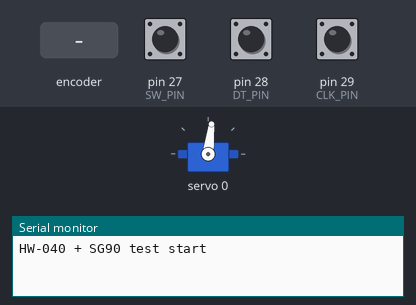
Bench run of a sketch on a simulated Arduino Mega 2560, built with avr-gcc and run on an emulated ATmega2560. On the bench: servo, the last lines printed to the serial monitor. The test bench sets the inputs (shaded band); at power-on: pin 27 (SW_PIN) HIGH, pin 28 (DT_PIN) HIGH, pin 29 (CLK_PIN) HIGH.

Above: at 1.2 s.
1.3 s: rotary encoder on pin 29 (CLK_PIN) / pin 28 (DT_PIN) turned 3 steps (first pin leading)
At 2.0 s:
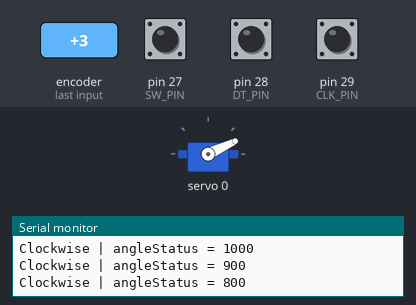
4.3 s: rotary encoder on pin 29 (CLK_PIN) / pin 28 (DT_PIN) turned 1 step (first pin leading)
At 5.2 s:
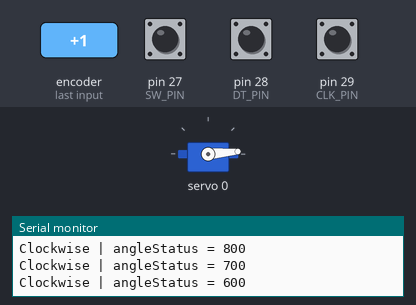
6.0 s: pin 27 (SW_PIN) pulled LOW for 0.15 s
At 7.1 s:
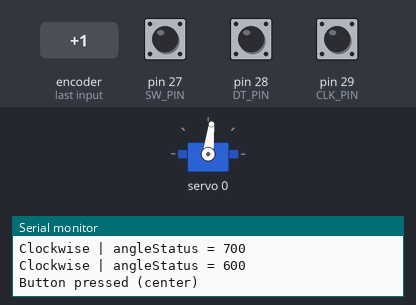
7.6 s: rotary encoder on pin 29 (CLK_PIN) / pin 28 (DT_PIN) turned 2 steps (second pin leading)
At 8.8 s:
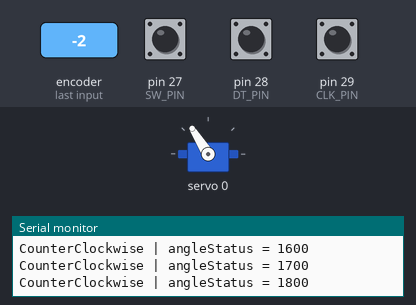
9.5 s: rotary encoder on pin 29 (CLK_PIN) / pin 28 (DT_PIN) turned 2 steps (second pin leading)
At 10.2 s:
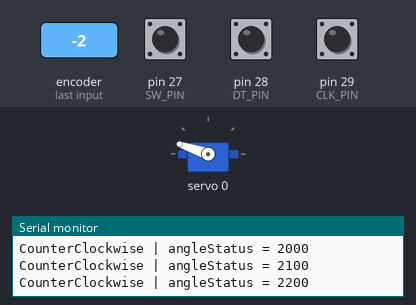
11.4 s: pin 27 (SW_PIN) pulled LOW for 1 s
At 12.4 s:
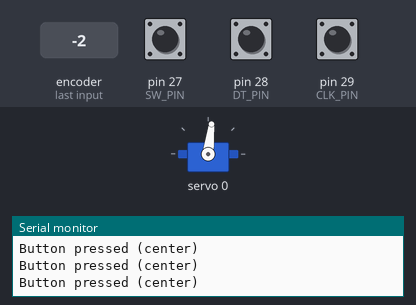
Timing chart, 0 to 14.4 s (numbered marks = the images above; inputs shaded):
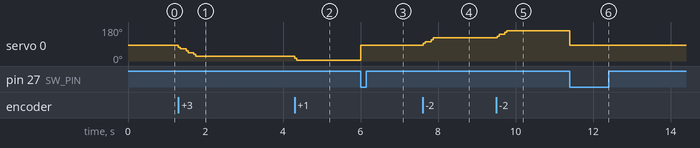

The sketch:

Hw040Sg90Servo.ino
```cpp
/*
 * Hw040Sg90Servo.ino
 * HW-040 로터리 인코더로 SG90 펄스 폭(마이크로초)을 바꾸고, PCA9685 채널 0으로 출력
 *
 * 배선 요약:
 *   HW-040: CLK→D29, DT→D28, SW→D27 (+5V/GND)
 *   PCA9685: I2C(SDA/SCL), 서보용 5V·GND, SG90 신호→PWM0
 *
 * 라이브러리: Adafruit PWM Servo Driver (+ 의존성)
 *
 * 수정 이력:
 *   2026-04-15 — 최초 작성(인코더로 펄스 폭 조절, 버튼으로 중앙 리셋)
 *   2026-04-15 — IDE(clang) 분석용 `#include <Arduino.h>` 추가
 */

#include <Arduino.h>  // uint8_t, Serial 등 — 에디터 정적 분석용
#include <Wire.h>
#include <Adafruit_PWMServoDriver.h>

// --- 하드웨어·튜닝 상수 (필요 시 여기만 수정) ---
const uint8_t kPca9685Address = 0x40;  // I2C 주소 (스캐너 값에 맞출 것)
const uint8_t kServoChannel = 0;     // SG90 신호가 연결된 PCA9685 PWM 번호

const int CLK_PIN = 29;  // HW-040 CLK
const int DT_PIN = 28;   // HW-040 DT
const int SW_PIN = 27;   // HW-040 SW

// SG90 계열에서 흔한 펄스 범위(개체마다 다를 수 있음)
const int kPulseMin = 500;
const int kPulseMax = 2300;
const int kPulseCenter = 1400;
const int kPulseStep = 100;

Adafruit_PWMServoDriver pwm = Adafruit_PWMServoDriver(kPca9685Address);

int lastClkState;
int angleStatus = kPulseCenter;

void setup() {
  Serial.begin(9600);

  pinMode(CLK_PIN, INPUT_PULLUP);
  pinMode(DT_PIN, INPUT_PULLUP);
  pinMode(SW_PIN, INPUT_PULLUP);
  lastClkState = digitalRead(CLK_PIN);

  pwm.begin();
  pwm.setOscillatorFrequency(27000000);  // Sg90Pca9685Test와 동일 보정(필요 시 조정)
  pwm.setPWMFreq(50);
  delay(10);
  pwm.writeMicroseconds(kServoChannel, angleStatus);

  Serial.println(F("HW-040 + SG90 test start"));
}

void loop() {
  // 1) 회전: CLK 에지에서 DT와 비교해 방향 판별 (Hw040EncoderTest와 동일 패턴)
  int currentClkState = digitalRead(CLK_PIN);

  if (currentClkState != lastClkState) {
    if (digitalRead(DT_PIN) != currentClkState) {
      if (angleStatus > kPulseMin) {
        angleStatus -= kPulseStep;
        pwm.writeMicroseconds(kServoChannel, angleStatus);
      }
      Serial.print(F("Clockwise | angleStatus = "));
      Serial.println(angleStatus);
    } else {
      if (angleStatus < kPulseMax) {
        angleStatus += kPulseStep;
        pwm.writeMicroseconds(kServoChannel, angleStatus);
      }
      Serial.print(F("CounterClockwise | angleStatus = "));
      Serial.println(angleStatus);
    }
  }

  lastClkState = currentClkState;

  // 2) 버튼: 중앙 펄스로 리셋
  if (digitalRead(SW_PIN) == LOW) {
    angleStatus = kPulseCenter;
    pwm.writeMicroseconds(kServoChannel, angleStatus);
    Serial.println(F("Button pressed (center)"));
    delay(200);  // 간단한 디바운스
  }
}
```

Measured:
- after the input at 1.3 s, servo 0: 83° → 64° at once, → 44° 0.20 s later, → 25° 0.20 s later
- after the input at 4.3 s, servo 0: 25° → 5° at once
- after the input at 6.0 s, servo 0: 5° → 83° at once
- after the input at 7.6 s, servo 0: 83° → 102° at once, → 122° 0.20 s later
- after the input at 9.5 s, servo 0: 122° → 141° at once, → 161° 0.20 s later
- after the input at 11.4 s, servo 0: 161° → 83° at once
